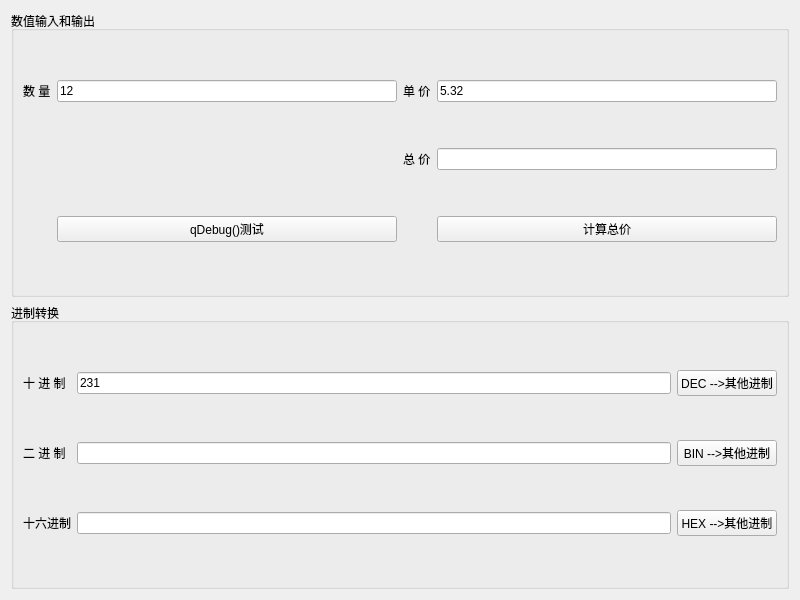
<?xml version="1.0" encoding="UTF-8"?>
<ui version="4.0">
 <class>Widget</class>
 <widget class="QWidget" name="Widget">
  <property name="geometry">
   <rect>
    <x>0</x>
    <y>0</y>
    <width>800</width>
    <height>600</height>
   </rect>
  </property>
  <property name="windowTitle">
   <string>字符串与数值之间的转换</string>
  </property>
  <layout class="QVBoxLayout" name="verticalLayout">
   <item>
    <widget class="QGroupBox" name="groupBox_2">
     <property name="title">
      <string>数值输入和输出</string>
     </property>
     <layout class="QGridLayout" name="gridLayout_2">
      <item row="0" column="0">
       <widget class="QLabel" name="label">
        <property name="text">
         <string>数 量</string>
        </property>
       </widget>
      </item>
      <item row="0" column="2">
       <widget class="QLabel" name="label_2">
        <property name="text">
         <string>单 价</string>
        </property>
       </widget>
      </item>
      <item row="1" column="3">
       <widget class="QLineEdit" name="editTotal"/>
      </item>
      <item row="1" column="2">
       <widget class="QLabel" name="label_3">
        <property name="text">
         <string>总 价</string>
        </property>
       </widget>
      </item>
      <item row="0" column="1">
       <widget class="QLineEdit" name="editNum">
        <property name="text">
         <string>12</string>
        </property>
       </widget>
      </item>
      <item row="0" column="3">
       <widget class="QLineEdit" name="editPrice">
        <property name="text">
         <string>5.32</string>
        </property>
       </widget>
      </item>
      <item row="2" column="1">
       <widget class="QPushButton" name="btnDebug">
        <property name="text">
         <string>qDebug()测试</string>
        </property>
       </widget>
      </item>
      <item row="2" column="3">
       <widget class="QPushButton" name="btnCal">
        <property name="text">
         <string>计算总价</string>
        </property>
       </widget>
      </item>
     </layout>
    </widget>
   </item>
   <item>
    <widget class="QGroupBox" name="groupBox">
     <property name="title">
      <string>进制转换</string>
     </property>
     <layout class="QGridLayout" name="gridLayout">
      <item row="0" column="0">
       <widget class="QLabel" name="label_6">
        <property name="text">
         <string>十 进 制</string>
        </property>
       </widget>
      </item>
      <item row="0" column="1">
       <widget class="QLineEdit" name="editDec">
        <property name="text">
         <string>231</string>
        </property>
       </widget>
      </item>
      <item row="0" column="2">
       <widget class="QPushButton" name="btnDec">
        <property name="text">
         <string>DEC --&gt;其他进制</string>
        </property>
       </widget>
      </item>
      <item row="1" column="0">
       <widget class="QLabel" name="label_7">
        <property name="text">
         <string>二 进 制</string>
        </property>
       </widget>
      </item>
      <item row="1" column="1">
       <widget class="QLineEdit" name="editBin"/>
      </item>
      <item row="1" column="2">
       <widget class="QPushButton" name="btnBin">
        <property name="text">
         <string>BIN --&gt;其他进制</string>
        </property>
       </widget>
      </item>
      <item row="2" column="0">
       <widget class="QLabel" name="label_8">
        <property name="text">
         <string>十六进制</string>
        </property>
       </widget>
      </item>
      <item row="2" column="1">
       <widget class="QLineEdit" name="editHex"/>
      </item>
      <item row="2" column="2">
       <widget class="QPushButton" name="btnHex">
        <property name="text">
         <string>HEX --&gt;其他进制</string>
        </property>
       </widget>
      </item>
     </layout>
    </widget>
   </item>
  </layout>
 </widget>
 <resources/>
 <connections/>
</ui>
